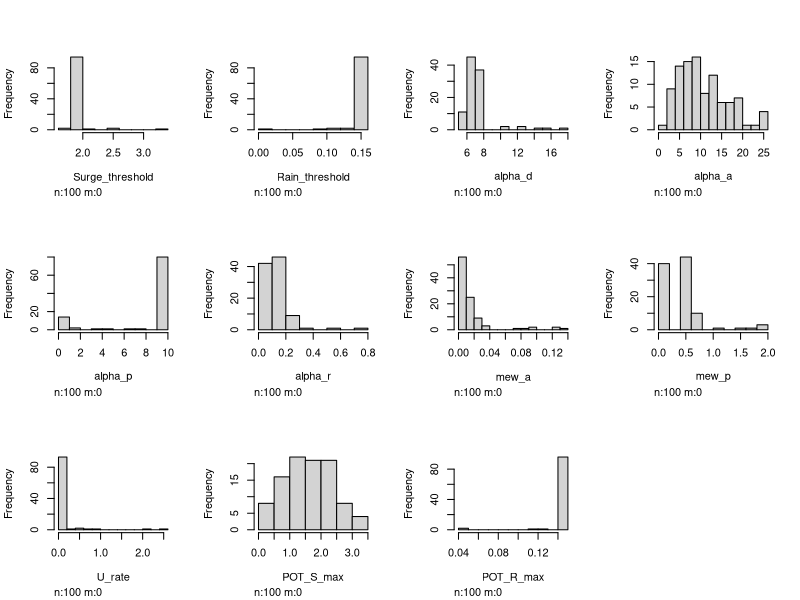
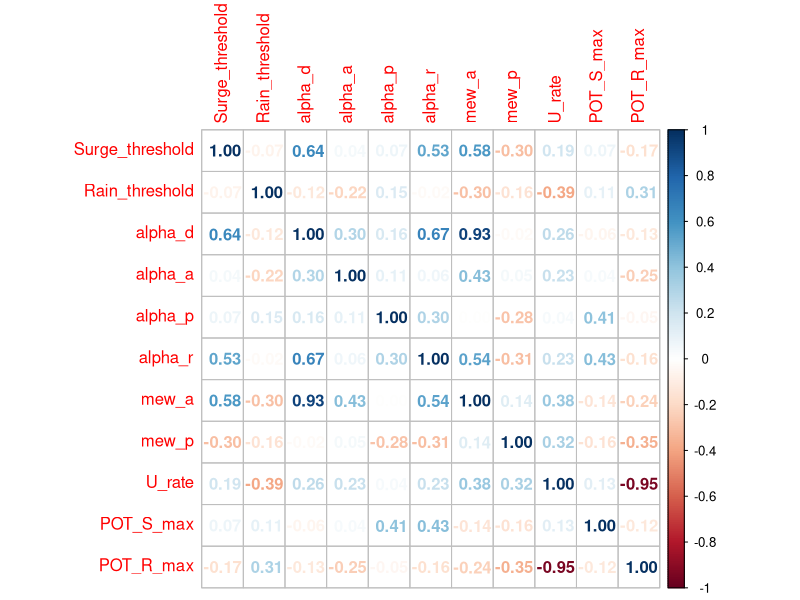

Here is the R script that generated these plots, in order:
library(Hmisc)
library(corrplot)
library(tidyverse)


setwd("C:/SANDEEP/SocioHydro_Model/Results/single_tract")

para <- read.csv("SH_Parameters.csv")
para <- para %>% dplyr::select(-census_tract)
SH <- read.csv("SH_Results.csv")
SH <- SH %>% dplyr::select(-census_tract)
rmse <- read.csv("SH_RMSE.csv")
#Barplot of all parameters
hist.data.frame(para, nclass = 10)

#Correlation matrix of all parameters
corrplot(cor(para), method = "number")

#Plot of SH Results
